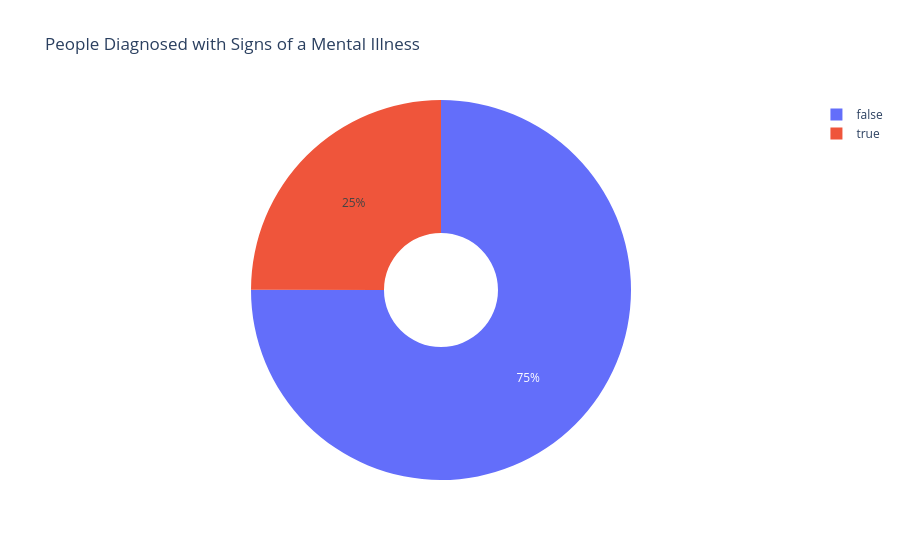

Notebook code cell kept with this figure:
### Code cell
mi_pie = px.pie(mi, values='count', title='People Diagnosed with Signs of a Mental Illness', names='mental_illness',
                hole=0.3)
mi_pie.update_traces(textposition='inside', textinfo='percent')
mi_pie.show()

### Figure 1 — Plotly figure (JSON) as saved in the notebook; plotly's stock layout.template omitted (floating-point values rounded to 4 significant figures)
{"data": [{"domain": {"x": [0, 1], "y": [0, 1]}, "hole": 0.3, "hovertemplate": "mental_illness=%{label}<br>count=%{value}<extra></extra>", "labels": [false, true], "legendgroup": "", "name": "", "showlegend": true, "textinfo": "percent", "textposition": "inside", "type": "pie", "values": [1902, 633]}], "layout": {"legend": {"tracegroupgap": 0}, "title": {"text": "People Diagnosed with Signs of a Mental Illness"}}}
